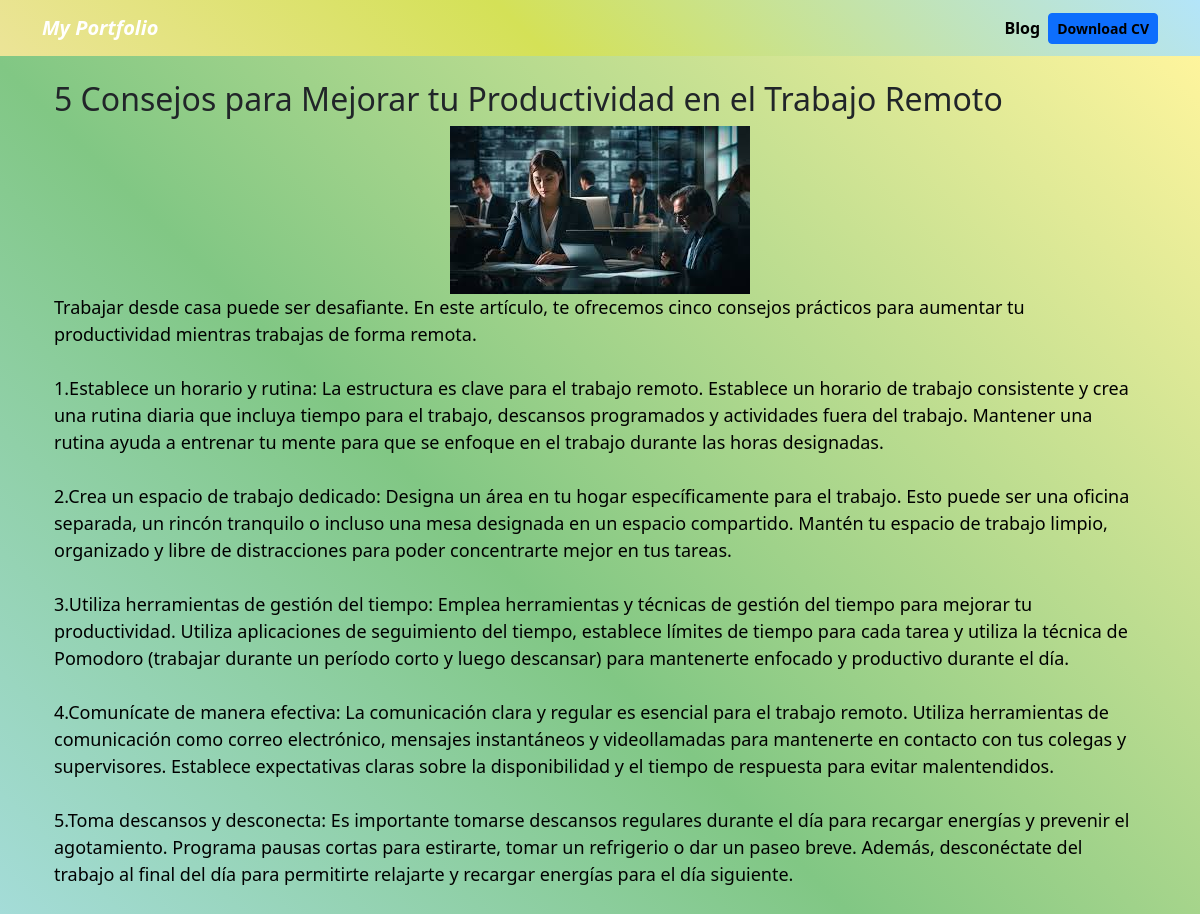
The app's page /blog/4 with its own data.
### blog/models.py (models this page shows)
class Publicaciones(models.Model):
    title = models.CharField(max_length=100)
    descripcion = models.TextField()
    imagen = models.ImageField(upload_to="blog/images")
    fecha = models.DateField(default=datetime.date.today)

### blog/views.py (the view)
# urls.py: path("<int:publicacion_id>",publicacion_detail,name="publicacion_detail"),
def publicacion_detail(request,publicacion_id):
    publicacion = get_object_or_404(Publicaciones,pk=publicacion_id)
    return render(request,"publicacion_detail.html",{"publicacion":publicacion})

### blog/templates/publicacion_detail.html
{% extends 'layout.html' %}
{% block content %}
<h2 class="text-dark titulo-blog">{{publicacion.title}}</h2>
<div style="text-align: center;">
    <img src="{{publicacion.imagen.url}}" alt="{{publicacion.title}}" class="imagenblog">
</div>
<p class="descripcion-blog">{{publicacion.descripcion|safe}}</p>
{% endblock content %}

### portafolio/static/main.css (style rules this page uses)
body { background: linear-gradient(45deg, #f3e5ab, #d4e157, #b3e5fc, #81c784, #fff59d, #ffcc80, #ffab91, #80deea); background-size: 400% 400%; animation: gradientAnimation 15s ease infinite; }
.titulo-blog { display: flex; justify-content: left; }
.descripcion-blog { font-size: 18px; color:black; text-align: start; }

### records on screen
Publicaciones: title "5 Consejos para Mejorar tu Productividad en el Trabajo Remoto", imagen (picture), descripcion "Trabajar desde casa puede ser desafiante. En este artículo, te ofrecemos cinco consejos prácticos para aumentar tu productividad mientras trabajas de forma remota. 1.Establece un horario y rutina: La estructura es clave para el trabajo remoto. Establece un horario de trabajo consistente y crea una rutina diaria que incluya tiempo para el trabajo, descansos programados y actividades fuera del trabajo. Mantener una rutina ayuda a entrenar tu mente para que se enfoque en el trabajo durante las horas designadas. 2.Crea un espacio de trabajo dedicado: Designa un área en tu hogar específicamente para el trabajo. Esto puede ser una oficina separada, un rincón tranquilo o incluso una mesa designada…"
